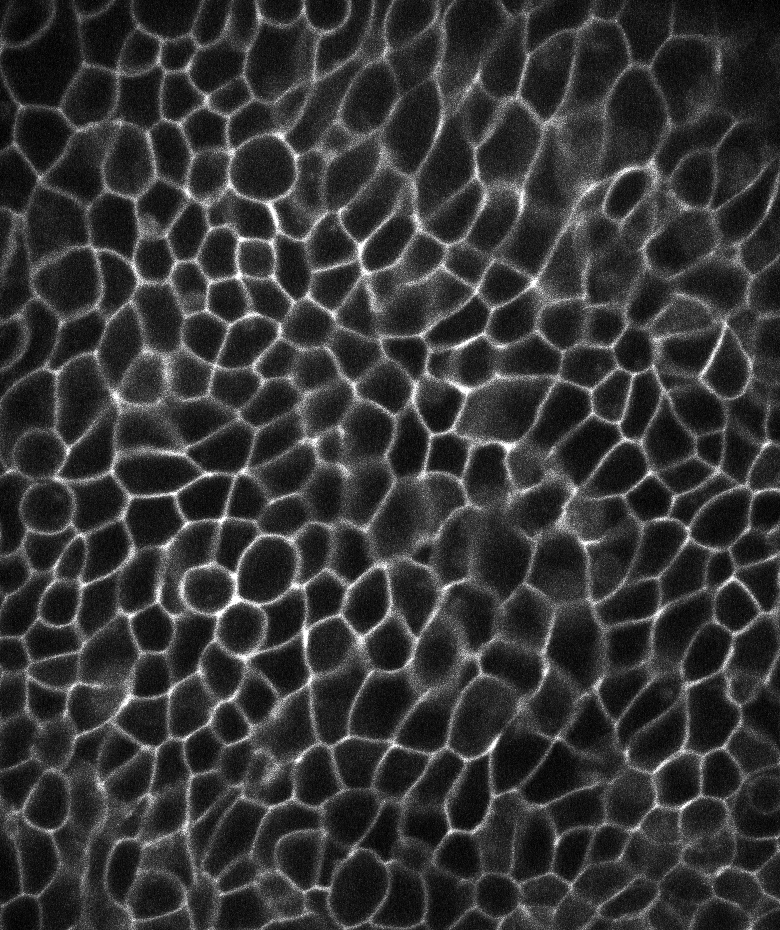
#> input picture example_images/example_cells.tif, 780 x 930 px, found by its file name
$ jupyter execute --allow-errors codelab_02-codealong.ipynb
#> lines starting #> are read from the running program, lines starting #| are printed output that depends on the picture; after the words box and inside, x2 and y2 are one past the last pixel; in counts of white or black regions, pixels touching at a corner belong together
# codelab 02: Image Processing Walkthrough

## Part 1: Load data

[cell 1]
from skimage.io import imread

filepath = r'..\example_images\example_cells.tif'
img = imread(filepath)
#> img is the input picture: shape (930, 780); min 0, max 255, mean 52.7

[cell 2]
print("Loaded array is of type:", type(img))
#| Loaded array is of type: <class 'numpy.ndarray'>
print("Loaded array has shape:", img.shape)
#| Loaded array has shape: (930, 780)
print("Loaded values are of type:", img.dtype)
#| Loaded values are of type: uint8
import matplotlib.pyplot as plt
plt.imshow(img, interpolation='none', cmap='gray')

## Part 2: Preprocessing

### Sec01: Smoothing

[cell 3]
# Import the image processing module scipy.ndimage as ndi
import scipy.ndimage as ndi

# Define the sigma value for the Gaussian filter
sigma = 3
# Apply a Gaussian filter to the image
img_smooth = ndi.gaussian_filter(img, sigma)

# Show the original and the smoothed image
plt.figure()
plt.imshow(img_smooth, interpolation='none', cmap='gray')

### Sec02: Thresholding

[cell 4]
# Define the threshold level
thresh = 70
# Apply thresholding
mem = img_smooth > thresh
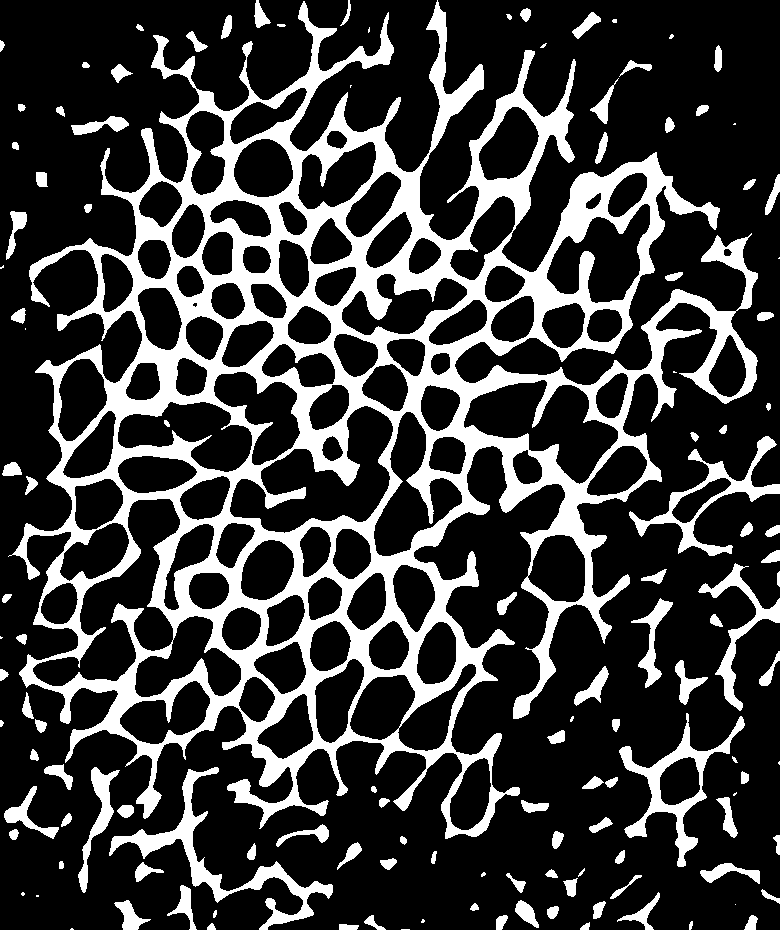
#> mem: shape (930, 780) bool; 23.6% white; 130 white regions (21 under 20 px), largest, box (x1, y1, x2, y2) and area: (8, 0, 758, 839) 139434, (109, 767, 333, 930) 4603, (619, 713, 745, 867) 3475
# Check the data type of mem
mem.dtype

[cell 5]
plt.imshow(mem, interpolation='none', cmap='gray')

#> (a cell that did not finish here is left out)

### Sec03: Background substraction

Excercise:
Apply the mean filtering to get a background, then subtract the smoothed image with the background to get a background subtracted image.
Check the documentation here: https://scikit-image.org/docs/stable/auto_examples/filters/plot_rank_mean.html to apply a mean filtering to the image, to obtain a background image

[cell 7]
# Step 1: Create a structuring element (or footprint) and show it
from skimage.morphology import disk

kernel = disk(15)

plt.figure(figsize=(9,3))
plt.subplot(131)
plt.imshow(kernel, interpolation='none', cmap='gray')
plt.title('Structuring element (disk)')
# Step 2: Apply the mean filter
from skimage.filters import rank

background = rank.mean(img_smooth, footprint=kernel)
plt.subplot(132)
plt.imshow(background, interpolation='none', cmap='gray')
plt.title('Background')

# Step 3: Subtract the background
backgrund_subtracted = img_smooth.astype('float') - background.astype('float')
plt.subplot(133)
plt.imshow(backgrund_subtracted, interpolation='none', cmap='gray')
plt.title('Background subtracted')

## Part 3: Segmentation

### Sec01: Thresholding

[cell 8]
mem = backgrund_subtracted >0
#> mem: shape (930, 780) bool; 38.7% white; 111 white regions (54 under 20 px), largest, box (x1, y1, x2, y2) and area: (0, 0, 780, 930) 274338, (748, 309, 780, 345) 519, (765, 32, 780, 84) 471
plt.figure()
plt.imshow(mem, interpolation='none', cmap='gray')

### Sec02: Improving masks with binary morphology

#### A. fill holes

[cell 9]
mem_holefilled = ~ndi.binary_fill_holes(~mem)
#> mem_holefilled: shape (930, 780) bool; 38.1% white; 20 white regions (7 under 20 px), largest, box (x1, y1, x2, y2) and area: (0, 0, 780, 930) 274325, (748, 309, 780, 345) 519, (765, 32, 780, 84) 468
plt.imshow(mem_holefilled, interpolation='none', cmap='gray')

#### B. Closing (= Dilation + Erosion)

[cell 10]
SE = disk(7)

mem_dilated = ndi.binary_dilation(mem_holefilled, structure=SE)
#> mem_dilated: shape (930, 780) bool; 77% white; 376 black regions (40 under 20 px), largest, box (x1, y1, x2, y2) and area: (10, 15, 72, 98) 2465, (605, 77, 657, 171) 2373, (468, 391, 537, 433) 1941

plt.imshow(mem_dilated, cmap = 'gray');

[cell 11]
mem_eroded = ndi.binary_erosion(mem_dilated, structure=SE)
#> mem_eroded: shape (930, 780) bool; 40.2% white; 5 white regions (2 under 20 px), largest, box (x1, y1, x2, y2) and area: (7, 7, 773, 923) 291348, (7, 7, 24, 27) 184, (7, 187, 14, 195) 38
plt.imshow(mem_eroded, cmap = 'gray')

`ndi.binary_closing` can do this too!

[cell 12]
cell_labels, num_cells = ndi.label(~mem_eroded)
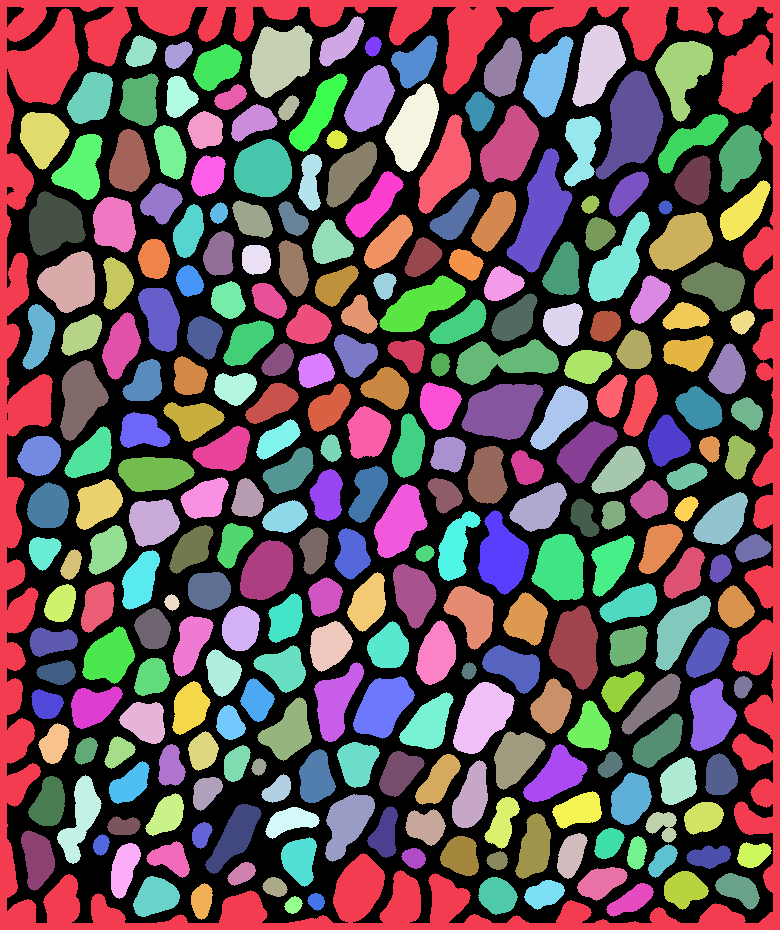
#> cell_labels: shape (930, 780) int32; 280 distinct labels, from 0 to 279; one colour per label, 0 black
#> num_cells = 279
# Show the label on top of the original image
from skimage.color import label2rgb
image_label_overlay = label2rgb(cell_labels, image = img, bg_label = 0, alpha=0.5)
plt.figure()
plt.subplot(121)
plt.imshow(image_label_overlay, interpolation='none')
plt.subplot(122)
plt.imshow(img, interpolation='none', cmap='gray')

### Sec03: Seeding for Watershed Transform

We can label the image as it is, but watershed can produce beter results

[cell 13]
# (i) Run a distance transform on the membrane mask
# Use the function 'ndi.distance_transform_edt'
dist_trans = ndi.distance_transform_edt(~mem_eroded)
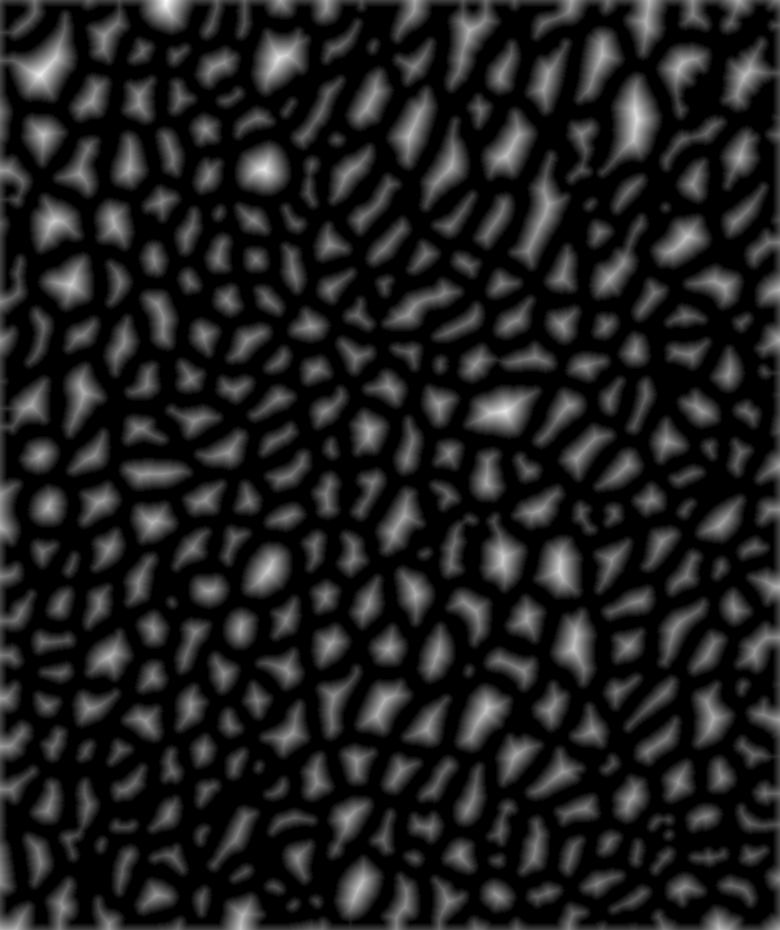
#> dist_trans: shape (930, 780) float64; min 0, max 29.53, mean 3.9; drawn with min black and max white
plt.imshow(dist_trans, interpolation='none', cmap='viridis')

[cell 14]
# (ii) Smoothen the distance transform
dist_trans_smooth = ndi.gaussian_filter(dist_trans, sigma=5)
plt.imshow(dist_trans_smooth, interpolation='none', cmap='viridis')

[cell 15]
# (iii) Get the local maxima (the 'peaks') from the distance transform

# Use the function 'peak_local_max' from the module 'skimage.feature'. This function will return the
# indices/ coordinates of the pixels where the local maxima are.
from skimage.feature import peak_local_max
import numpy as np

seeds = peak_local_max(dist_trans_smooth, min_distance=5)
#> seeds = 312 pairs, first value 20 to 906, second value 17 to 754

[cell 16]
# Now, we will start by creating a boolean matrix/ image same size as the original image, but with
# all pixel values as 0/ false
seeds_mask = np.zeros_like(dist_trans_smooth, dtype =bool)

# For loop through all entries in seeds
for seed_id in range(np.shape(seeds)[0]):
    seeds_mask[seeds[seed_id][0], seeds[seed_id][1]] = 1
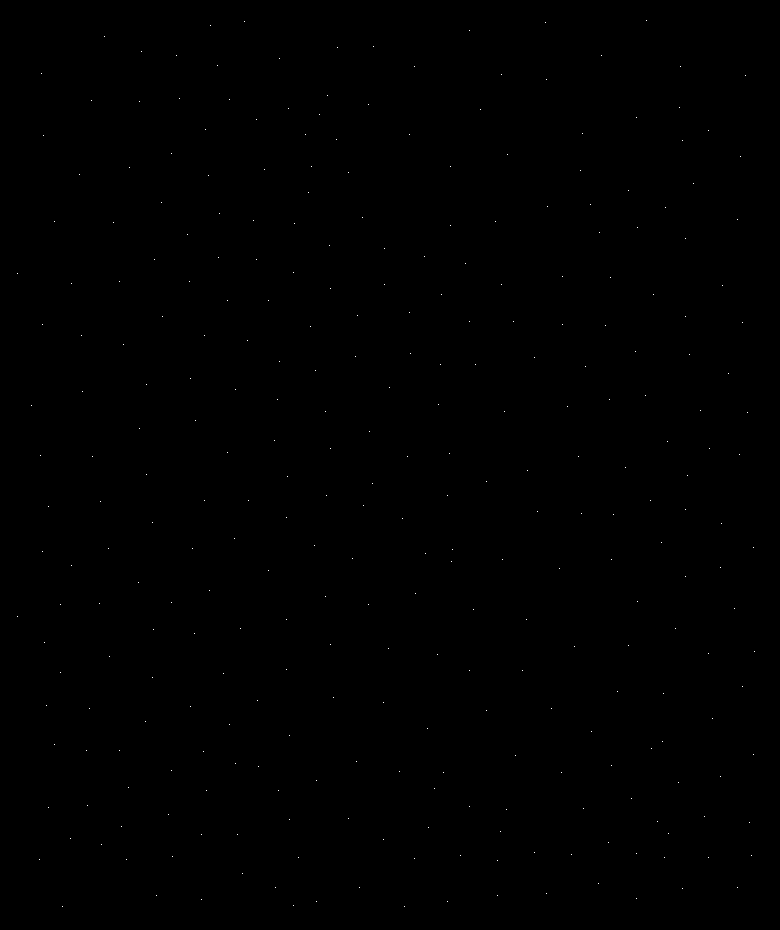
#> seeds_mask: shape (930, 780) bool; 0.04% white in thin lines or dots

# P.S. for advanced Python coder - this also works without a for loop:
# seeds_mask[tuple(seeds.T)] = True

[cell 17]
#plt.imshow(seeds_mask[:200, :200])

[cell 18]
# (v) Visualize the output

# Dilate the seeds for visulization
seeds_dil = ndi.binary_dilation(seeds_mask, structure=disk(5))
# Label the seeds
seeds_labeled = ndi.label(seeds_dil)[0]
#> seeds_dil: shape (930, 780) bool; 3.5% white; 312 white regions, largest, box (x1, y1, x2, y2) and area: (641, 15, 652, 26) 81, (239, 16, 250, 27) 81, (540, 17, 551, 28) 81
#image_seeds_overlay = ...
plt.figure()
plt.imshow(seeds_labeled, interpolation='none')
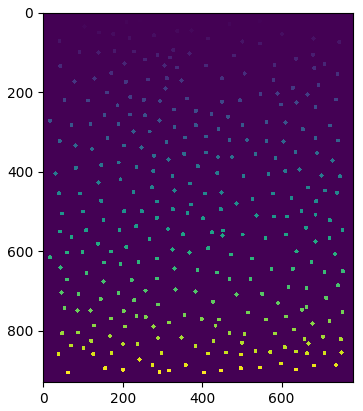
#> figure drawn by matplotlib, 1 panel

### Sec04: Expansion by Watershed

[cell 19]
# (i) Perform watershed

# Use the function 'watershed' from the module 'skimage.segmentation'.
# Use the labeled cell seeds and the smoothed membrane image as input.
from skimage.segmentation import watershed

ws = watershed(img_smooth, seeds_labeled)
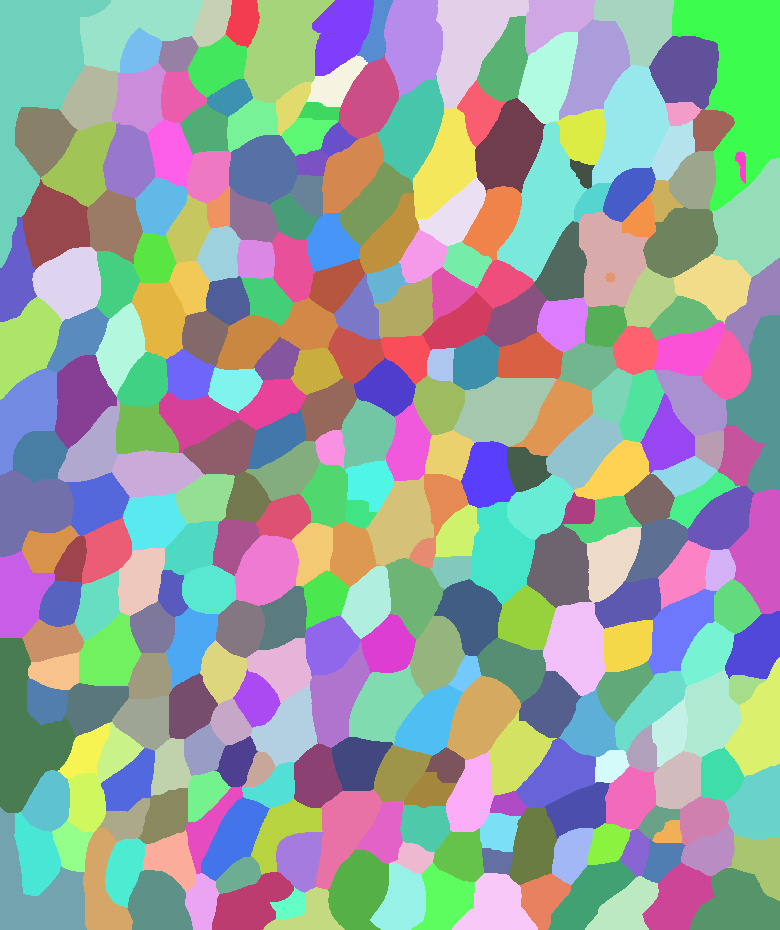
#> ws: shape (930, 780) int32; 312 distinct labels, from 1 to 312; one colour per label, 0 black

[cell 20]
# (ii) Visulize

plt.figure()
image_label_overlay = label2rgb(ws, image=img, bg_label=0, alpha=0.5)
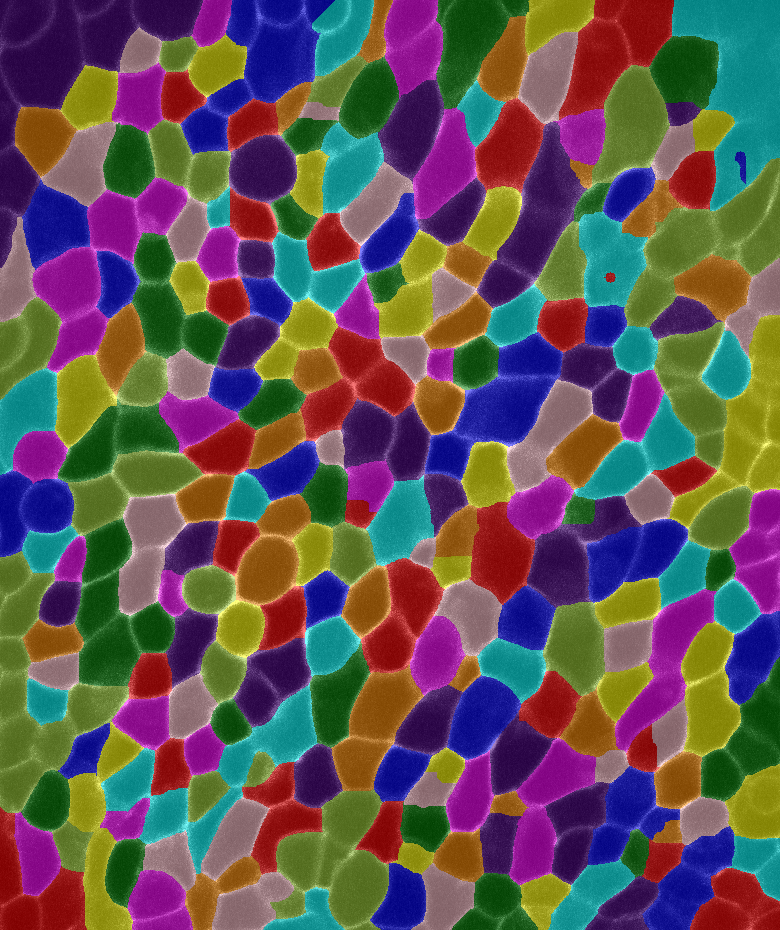
#> image_label_overlay: shape (930, 780, 3) float64; mean R, G, B 0.386, 0.328, 0.336
plt.imshow(image_label_overlay, interpolation='none')
